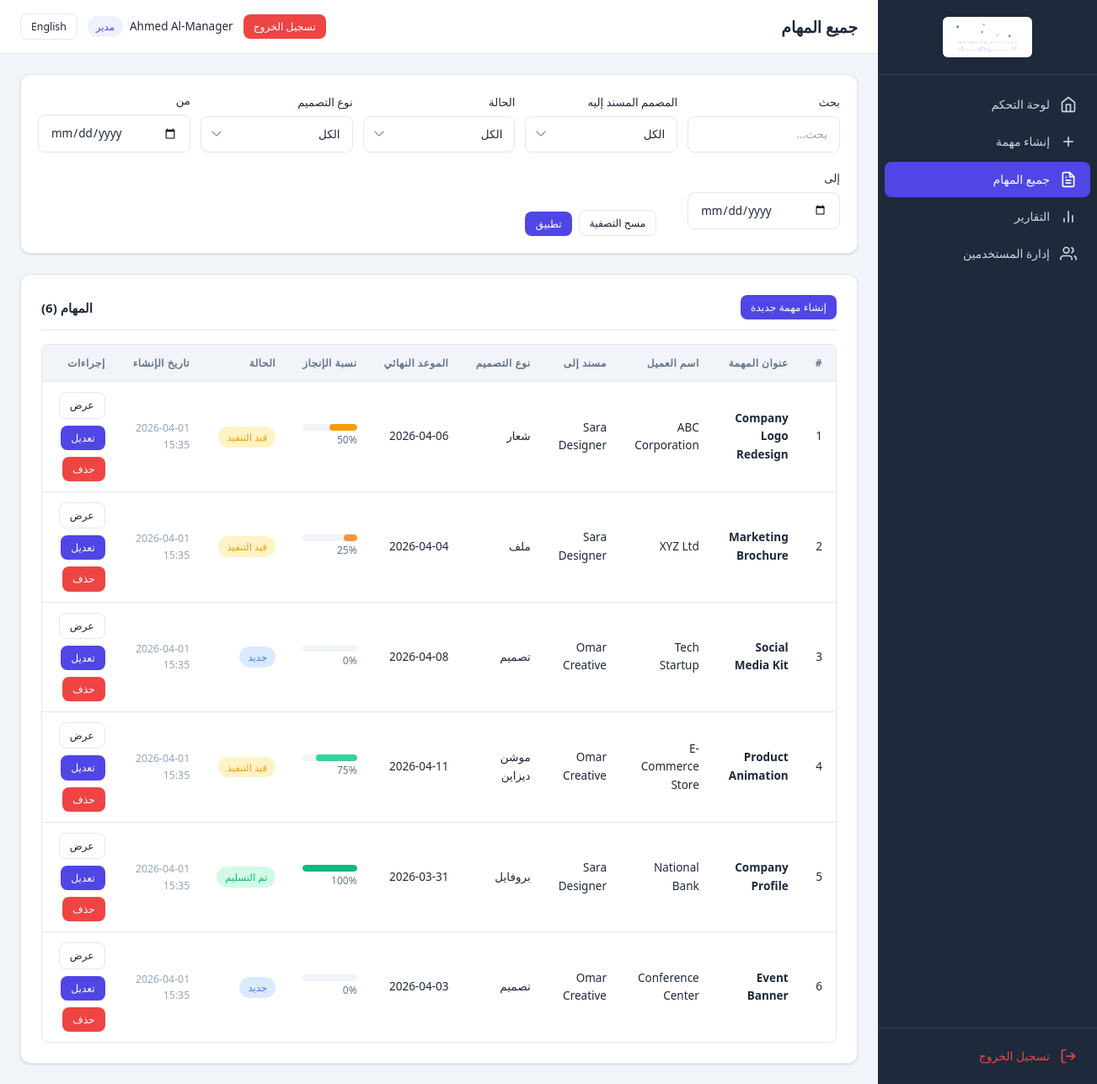
Page /manager/all_tasks.php (signed in) on the committed database.
### tables this page shows
CREATE TABLE IF NOT EXISTS `tasks` (
    `id` INT UNSIGNED NOT NULL AUTO_INCREMENT,
    `title` VARCHAR(255) NOT NULL,
    `client_name` VARCHAR(150) NOT NULL,
    `design_type` ENUM('file', 'logo', 'design', 'motion_design', 'profile') NOT NULL,
    `notes` TEXT NULL,
    `deadline` DATE NULL,
    `assigned_to` INT UNSIGNED NOT NULL,
    `progress_percentage` TINYINT UNSIGNED NOT NULL DEFAULT 0,
    `status` ENUM('new', 'in_progress', 'delivered') NOT NULL DEFAULT 'new',
    `file_path` VARCHAR(500) NULL DEFAULT NULL,
    `created_by` INT UNSIGNED NOT NULL,
    `created_at` DATETIME NOT NULL DEFAULT CURRENT_TIMESTAMP,
    `updated_at` DATETIME NOT NULL DEFAULT CURRENT_TIMESTAMP ON UPDATE CURRENT_TIMESTAMP,
    PRIMARY KEY (`id`),
    KEY `idx_assigned_to` (`assigned_to`),
    KEY `idx_status` (`status`),
    KEY `idx_design_type` (`design_type`),
    KEY `idx_deadline` (`deadline`),
    KEY `idx_created_by` (`created_by`),
    CONSTRAINT `fk_tasks_assigned_to` FOREIGN KEY (`assigned_to`) REFERENCES `users` (`id`) ON DELETE CASCADE,
    CONSTRAINT `fk_tasks_created_by` FOREIGN KEY (`created_by`) REFERENCES `users` (`id`) ON DELETE CASCADE
);

CREATE TABLE IF NOT EXISTS `users` (
    `id` INT UNSIGNED NOT NULL AUTO_INCREMENT,
    `full_name` VARCHAR(100) NOT NULL,
    `email` VARCHAR(150) NOT NULL,
    `password` VARCHAR(255) NOT NULL,
    `role` ENUM('manager', 'designer') NOT NULL DEFAULT 'designer',
    `language_preference` ENUM('en', 'ar') NOT NULL DEFAULT 'en',
    `telegram_chat_id` VARCHAR(50) NULL DEFAULT NULL,
    `created_at` DATETIME NOT NULL DEFAULT CURRENT_TIMESTAMP,
    `updated_at` DATETIME NOT NULL DEFAULT CURRENT_TIMESTAMP ON UPDATE CURRENT_TIMESTAMP,
    PRIMARY KEY (`id`),
    UNIQUE KEY `idx_email` (`email`)
);

### includes/language.php (called while the page is built, shortened)
<?php
function loadLanguage() {
    $langFile = __DIR__ . '/../config/lang_' . $_SESSION['lang'] . '.php';
    return $lang;
}
function getCurrentLang() {
    return $_SESSION['lang'] ?? 'en';
}
function __($key) {
    global $lang;
    return $lang[$key] ?? $key;
}

### includes/auth.php (called while the page is built, shortened)
<?php
require_once __DIR__ . '/language.php';
$lang = loadLanguage();
function generateCSRFToken() {
    return $_SESSION['csrf_token'];
}
function sanitize($input) {
    return htmlspecialchars(trim($input), ENT_QUOTES, 'UTF-8');
}

### includes/helpers.php (called while the page is built, shortened)
<?php
function formatDate($date, $format = 'Y-m-d') {
    return date($format, strtotime($date));
}
function formatDateTime($date) {
    return date('Y-m-d H:i', strtotime($date));
}
function getDesignTypeLabel($type) {
    $currentLang = getCurrentLang();
    $types = DESIGN_TYPES;
    return isset($types[$type]) ? $types[$type][$currentLang] : $type;
}
function getStatusLabel($status) {
    $currentLang = getCurrentLang();
    $statuses = TASK_STATUSES;
    return isset($statuses[$status]) ? $statuses[$status][$currentLang] : $status;
}
function getStatusClass($status) {
    $classes = [
        'new'         => 'badge-new',
        'in_progress' => 'badge-progress',
        'delivered'   => 'badge-delivered',
    ];
    return $classes[$status] ?? 'badge-default';
}
function getProgressColor($percentage) {
    if ($percentage >= 100) return 'progress-complete';
    if ($percentage >= 75)  return 'progress-high';
    if ($percentage >= 50)  return 'progress-mid';
    if ($percentage >= 25)  return 'progress-low';
    return 'progress-zero';
}
function isOverdue($deadline) {
    return strtotime($deadline) < strtotime('today');
}
function isDueToday($deadline) {
    return date('Y-m-d', strtotime($deadline)) === date('Y-m-d');
}

### manager/all_tasks.php (the view, shortened to what this page needs)
<?php
require_once __DIR__ . '/../includes/auth.php';
require_once __DIR__ . '/../includes/helpers.php';
$filterDateFrom = $_GET['date_from'] ?? '';
$filterDateTo   = $_GET['date_to'] ?? '';
$search         = trim($_GET['search'] ?? '');
$pdo = getDBConnection();
$where = [];
$params = [];
$whereSQL = !empty($where) ? 'WHERE ' . implode(' AND ', $where) : '';
$sql = "SELECT t.*, u.full_name AS designer_name
        FROM tasks t
        LEFT JOIN users u ON t.assigned_to = u.id
        $whereSQL
        ORDER BY t.created_at DESC";
$stmt = $pdo->prepare($sql);
$stmt->execute($params);
$tasks = $stmt->fetchAll();
include __DIR__ . '/../templates/header.php';
?>
<div class="filter-bar">
    <form method="GET" action="">
        <div class="filter-grid">
            <div class="form-group mb-1">
                <label class="form-label"><?= __('search') ?></label>
                <input type="text" name="search" class="form-control" value="<?= sanitize($search) ?>" placeholder="<?= __('search') ?>...">
            </div>
            <div class="form-group mb-1">
                <label class="form-label"><?= __('assigned_designer') ?></label>
                <select name="designer" class="form-control">
                    <option value=""><?= __('all') ?></option>
                </select>
            </div>
            <div class="form-group mb-1">
                <label class="form-label"><?= __('status') ?></label>
                <select name="status" class="form-control">
                    <option value=""><?= __('all') ?></option>
                </select>
            </div>
            <div class="form-group mb-1">
                <label class="form-label"><?= __('design_type') ?></label>
                <select name="design_type" class="form-control">
                    <option value=""><?= __('all') ?></option>
                </select>
            </div>
            <div class="form-group mb-1">
                <label class="form-label"><?= __('date_from') ?></label>
                <input type="date" name="date_from" class="form-control" value="<?= sanitize($filterDateFrom) ?>">
            </div>
            <div class="form-group mb-1">
                <label class="form-label"><?= __('date_to') ?></label>
                <input type="date" name="date_to" class="form-control" value="<?= sanitize($filterDateTo) ?>">
            </div>
            <div class="filter-actions">
                <button type="submit" class="btn btn-primary btn-sm"><?= __('apply_filter') ?></button>
                <a href="/manager/all_tasks.php" class="btn btn-outline btn-sm"><?= __('clear_filter') ?></a>
            </div>
        </div>
    </form>
</div>
<div class="card">
    <div class="card-header">
        <h2 class="card-title"><?= __('tasks') ?> (<?= count($tasks) ?>)</h2>
        <a href="/manager/create_task.php" class="btn btn-sm btn-primary"><?= __('create_new_task') ?></a>
    </div>
    <?php if (empty($tasks)): ?>
    <div class="empty-state">
        <svg viewBox="0 0 24 24" fill="none" stroke="currentColor" stroke-width="1.5"><path d="M14 2H6a2 2 0 00-2 2v16a2 2 0 002 2h12a2 2 0 002-2V8z"/><polyline points="14 2 14 8 20 8"/></svg>
        <p><?= __('no_tasks') ?></p>
        <a href="/manager/create_task.php" class="btn btn-primary"><?= __('create_new_task') ?></a>
    </div>
    <?php else: ?>
    <div class="table-wrapper">
        <table>
            <thead>
                <tr>
                    <th>#</th>
                    <th><?= __('task_title') ?></th>
                    <th><?= __('client_name') ?></th>
                    <th><?= __('assigned_to') ?></th>
                    <th><?= __('design_type') ?></th>
                    <th><?= __('deadline') ?></th>
                    <th><?= __('progress') ?></th>
                    <th><?= __('status') ?></th>
                    <th><?= __('created_at') ?></th>
                    <th><?= __('actions') ?></th>
                </tr>
            </thead>
            <tbody>
                <?php foreach ($tasks as $task): ?>
                <tr>
                    <td><?= $task['id'] ?></td>
                    <td><strong><?= sanitize($task['title']) ?></strong></td>
                    <td><?= sanitize($task['client_name']) ?></td>
                    <td><?= sanitize($task['designer_name']) ?></td>
                    <td><?= getDesignTypeLabel($task['design_type']) ?></td>
                    <td>
                        <?php if ($task['deadline']): ?>
                            <span class="<?= isOverdue($task['deadline']) && $task['status'] !== 'delivered' ? 'deadline-overdue' : (isDueToday($task['deadline']) ? 'deadline-today' : '') ?>">
                                <?= formatDate($task['deadline']) ?>
                            </span>
                        <?php endif; ?>
                    </td>
                    <td>
                        <div class="progress-bar-container <?= getProgressColor($task['progress_percentage']) ?>">
                            <div class="progress-bar" style="width: <?= (int)$task['progress_percentage'] ?>%"></div>
                        </div>
                        <span class="progress-text"><?= (int)$task['progress_percentage'] ?>%</span>
                    </td>
                    <td><span class="badge <?= getStatusClass($task['status']) ?>"><?= getStatusLabel($task['status']) ?></span></td>
                    <td class="text-small text-muted"><?= formatDateTime($task['created_at']) ?></td>
                    <td>
                        <div class="btn-group">
                            <a href="/manager/view_task.php?id=<?= $task['id'] ?>" class="btn btn-sm btn-outline"><?= __('view') ?></a>
                            <a href="/manager/edit_task.php?id=<?= $task['id'] ?>" class="btn btn-sm btn-primary"><?= __('edit') ?></a>
                            <a href="/manager/delete_task.php?id=<?= $task['id'] ?>&csrf_token=<?= urlencode(generateCSRFToken()) ?>"
                               class="btn btn-sm btn-danger"
                               data-confirm="<?= __('confirm_delete') ?>"><?= __('delete') ?></a>
                        </div>
                    </td>
                </tr>
                <?php endforeach; ?>
            </tbody>
        </table>
    </div>
    <?php endif; ?>
</div>
<?php include __DIR__ . '/../templates/footer.php'; ?>

### assets/css/rtl.css (style rules this page uses)
.rtl { text-align: right; }
.rtl th, .rtl td { text-align: right; }
.rtl .form-group { text-align: right; }
.rtl select.form-control { background-position: left 12px center; padding-left: 36px; padding-right: 14px; }
.rtl .card-header { flex-direction: row-reverse; }
.rtl .filter-actions { flex-direction: row-reverse; }

### rows in the picture
tasks: id "1", title "Company Logo Redesign", client_name "ABC Corporation", assigned_to.full_name "Sara Designer", design_type "شعار", deadline "2026-04-06", progress_percentage "50", status "قيد التنفيذ", created_at "2026-04-01 15:35"
tasks: id "2", title "Marketing Brochure", client_name "XYZ Ltd", assigned_to.full_name "Sara Designer", design_type "ملف", deadline "2026-04-04", progress_percentage "25", status "قيد التنفيذ", created_at "2026-04-01 15:35"
tasks: id "3", title "Social Media Kit", client_name "Tech Startup", assigned_to.full_name "Omar Creative", design_type "تصميم", deadline "2026-04-08", progress_percentage "0", status "جديد", created_at "2026-04-01 15:35"
tasks: id "4", title "Product Animation", client_name "E-Commerce Store", assigned_to.full_name "Omar Creative", design_type "موشن ديزاين", deadline "2026-04-11", progress_percentage "75", status "قيد التنفيذ", created_at "2026-04-01 15:35"
tasks: id "5", title "Company Profile", client_name "National Bank", assigned_to.full_name "Sara Designer", design_type "بروفايل", deadline "2026-03-31", progress_percentage "100", status "تم التسليم", created_at "2026-04-01 15:35"
tasks: id "6", title "Event Banner", client_name "Conference Center", assigned_to.full_name "Omar Creative", design_type "تصميم", deadline "2026-04-03", progress_percentage "0", status "جديد", created_at "2026-04-01 15:35"

### other values in the picture
__('nav_dashboard') "لوحة التحكم"
__('nav_create_task') "إنشاء مهمة"
__('nav_all_tasks') "جميع المهام"
__('nav_reports') "التقارير"
__('nav_users') "إدارة المستخدمين"
__('logout') "تسجيل الخروج"
$pageName "جميع المهام"
__('nav_language') "English"
$currentUser['full_name'] "Ahmed Al-Manager"
__('role_manager') "مدير"
__('search') "بحث"
__('assigned_designer') "المصمم المسند إليه"
__('status') "الحالة"
__('design_type') "نوع التصميم"
__('date_from') "من"
